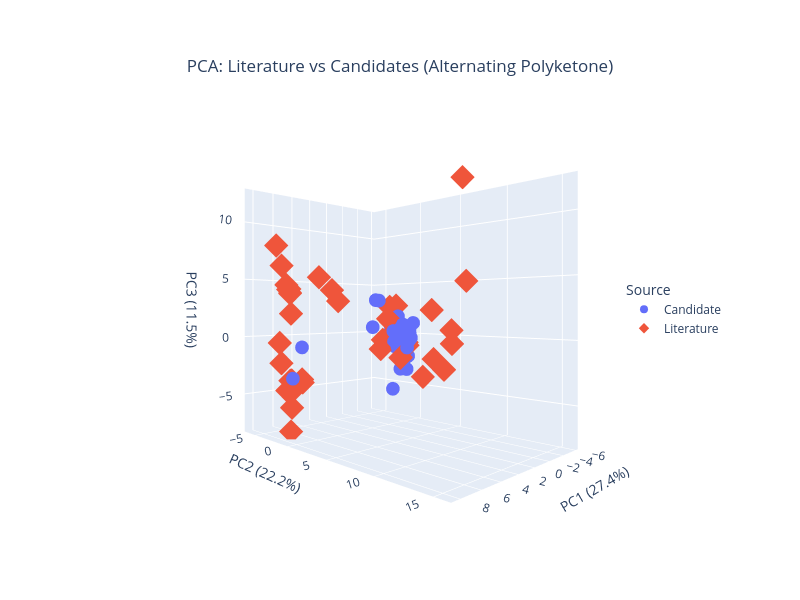

Write notebook code for a chart like this one.
### Code cell
from sklearn.decomposition import PCA
from sklearn.preprocessing import StandardScaler
import pandas as pd
import plotly.express as px

# === 1. Filter data ===
X = alt_merged_df.drop(columns=['Name', 'candidate_literature'])

# Standardize the data
X_scaled = StandardScaler().fit_transform(X)

# === 2. PCA ===
pca = PCA(n_components=3)
X_pca = pca.fit_transform(X_scaled)

# === 3. Create DataFrame for plotting ===
alt_merged_df = alt_merged_df.reset_index(drop=True)
pca_df = pd.DataFrame(X_pca, columns=['PC1', 'PC2', 'PC3'])
pca_df['Source'] = alt_merged_df['candidate_literature']

# Create a new column: is_literature = True/False
pca_df['is_literature'] = pca_df['Source'].str.contains('literature', case=False, na=False)
pca_df['Source_Label'] = pca_df['is_literature'].map({True: 'Literature', False: 'Candidate'})

# === Plot with Plotly ===
fig = px.scatter_3d(
    pca_df,
    x='PC1',
    y='PC2',
    z='PC3',
    color='Source_Label',   # color by category
    symbol='Source_Label',  # different markers for literature vs candidate
    title="PCA: Literature vs Candidates (Alternating Polyketone)",
    labels={
        "PC1": f"PC1 ({pca.explained_variance_ratio_[0]*100:.1f}%)",
        "PC2": f"PC2 ({pca.explained_variance_ratio_[1]*100:.1f}%)",
        "PC3": f"PC3 ({pca.explained_variance_ratio_[2]*100:.1f}%)"
    }
)

# === Style adjustments ===
fig.update_layout(
    width=800,
    height=600,
    legend=dict(title="Source", x=0.85, y=0.5, xanchor="left", yanchor="middle"),
    title=dict(x=0.5, y=0.9, xanchor="center", yanchor="top"),
    scene_camera=dict(eye=dict(x=1.5, y=1.5, z=0))  # starting camera angle
)

# === Show interactive ===
fig.show()

# === Save outputs ===
fig.write_image("alt_pca_3d_plot.png", scale=4)   # high-quality PNG
fig.write_html("alt_pca_3d_plot.html")            # interactive HTML

### Figure 1 — Plotly figure (JSON) as saved in the notebook; plotly's stock layout.template omitted (floating-point values rounded to 4 significant figures)
{"data": [{"hovertemplate": "Source_Label=Candidate<br>PC1 (27.4%)=%{x}<br>PC2 (22.2%)=%{y}<br>PC3 (11.5%)=%{z}<extra></extra>", "legendgroup": "Candidate", "marker": {"color": "#636efa", "symbol": "circle"}, "mode": "markers", "name": "Candidate", "scene": "scene", "showlegend": true, "type": "scatter3d", "x": [-1.086, 0.4543, -3.386, -3.549, -4.7, -2.603, -2.841, -2.572, -3.851, -3.171, -3.713, -3.267, -3.409, -4.488, -4.117, -4.681, -3.441, 5.664, 5.091, -3.996, -5.949, -3.198, -3.19, -3.962, -4.388, 8.243, -3.639, -4.731, -3.464, -4.15, -4.589, -4.411, -3.686, -4.23, -3.466, -3.638, -3.192, -3.29, -4.053, -3.72, -3.831], "y": [1.55, 0.5167, 0.3751, -0.2879, 0.112, 1.235, 0.9911, 2.582, -1.176, -0.502, 0.0105, -0.02113, -0.03769, 0.2709, -0.1651, -0.4655, 0.5751, -2.755, -3.608, -1.722, -3.8, -0.05286, -0.05505, -0.434, 0.5632, -0.193, 0.5298, -1.946, -0.9543, -0.7171, 0.001889, -0.5244, 0.6771, 0.4994, 0.9471, -0.1156, 1.646, 0.8408, -3.587, -0.516, -3.798], "z": [0.4528, 0.8125, -1.114, 0.293, 0.04754, 1.004, 0.8235, 1.168, -0.9131, -0.6674, -0.8746, -0.4433, -0.3779, 0.4309, -2.865, -2.32, -1.232, -0.8795, -3.771, 0.09856, 0.4842, 0.7414, -1.097, -0.9038, -0.3233, -3.075, -0.2925, -1.284, -5.236, -1.57, -2.085, -0.2442, -3.225, -0.5264, -1.173, -3.26, 0.93, 0.4052, 3.282, 1.726, 3.323]}, {"hovertemplate": "Source_Label=Literature<br>PC1 (27.4%)=%{x}<br>PC2 (22.2%)=%{y}<br>PC3 (11.5%)=%{z}<extra></extra>", "legendgroup": "Literature", "marker": {"color": "#EF553B", "symbol": "diamond"}, "mode": "markers", "name": "Literature", "scene": "scene", "showlegend": true, "type": "scatter3d", "x": [8.308, 8.088, 7.403, 7.358, 7.383, 5.091, 4.698, 6.532, 6.578, -4.439, 2.393, -0.04631, 2.966, 5.194, 7.194, 7.606, 8.346, 8.078, -5.06, -5.227, -4.541, -4.277, -5.663, -3.059, -3.165, -3.353, -3.054, -2.103, -3.318, -2.219, 3.536, 6.57, 3.749, 4.193, 3.254, 2.002, 1.873, 1.863, 4.698, 7.454, 5.426, 7.463, 7.443, 4.684, 0.2976], "y": [-0.4096, -0.819, -1.624, -1.84, -3.269, -3.608, -6.139, -4.625, -5.427, -0.1842, -2.864, -5.089, -4.06, -3.373, -3.827, -2.033, -0.3008, -0.6321, -3.078, -2.315, -0.1756, 0.1872, -2.7, 0.5004, 0.3485, -0.5812, -1.942, -0.2067, -1.076, -1.355, 10.18, 15.58, 11.49, 9.932, 10.11, 10.73, 10.65, 10.67, -6.173, -2.131, -4.853, -2.387, -1.975, -6.181, 10.39], "z": [-4.038, -3.305, -5.668, -7.664, -2.148, -3.771, 3.863, 6.209, 8.03, -1.116, 4.133, 3.193, 5.325, -3.997, -0.477, -4.297, -4.13, -3.266, 2.66, 2.77, -0.7864, -1.039, 0.1154, -2.083, -2.157, 0.3184, -0.5582, 1.514, 1.167, -1.372, 2.33, 4.051, -1.772, -2.362, -1.169, 0.8613, -0.1206, -0.1222, 3.924, 4.027, 2.01, 4.405, 4.064, 3.883, 12.29]}], "layout": {"height": 600, "legend": {"title": {"text": "Source"}, "tracegroupgap": 0, "x": 0.85, "xanchor": "left", "y": 0.5, "yanchor": "middle"}, "scene": {"aspectmode": "auto", "aspectratio": {"x": 0.7779, "y": 1.184, "z": 1.086}, "camera": {"eye": {"x": 1.5, "y": 1.5, "z": 0}}, "domain": {"x": [0, 1], "y": [0, 1]}, "xaxis": {"title": {"text": "PC1 (27.4%)"}, "type": "linear"}, "yaxis": {"title": {"text": "PC2 (22.2%)"}, "type": "linear"}, "zaxis": {"title": {"text": "PC3 (11.5%)"}, "type": "linear"}}, "title": {"text": "PCA: Literature vs Candidates (Alternating Polyketone)", "x": 0.5, "xanchor": "center", "y": 0.9, "yanchor": "top"}, "width": 800}}
